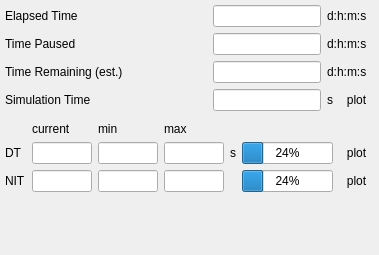
<?xml version="1.0" encoding="UTF-8"?>
<ui version="4.0">
 <class>dashboard</class>
 <widget class="QWidget" name="dashboard">
  <property name="geometry">
   <rect>
    <x>0</x>
    <y>0</y>
    <width>379</width>
    <height>255</height>
   </rect>
  </property>
  <property name="windowTitle">
   <string>Form</string>
  </property>
  <layout class="QGridLayout" name="gridLayout" columnstretch="1,0,0,0">
   <property name="leftMargin">
    <number>5</number>
   </property>
   <property name="topMargin">
    <number>5</number>
   </property>
   <property name="rightMargin">
    <number>5</number>
   </property>
   <property name="bottomMargin">
    <number>0</number>
   </property>
   <item row="0" column="0">
    <widget class="QLabel" name="label_2">
     <property name="text">
      <string>Elapsed Time</string>
     </property>
    </widget>
   </item>
   <item row="2" column="1">
    <widget class="QLineEdit" name="lineedit_remaining_time">
     <property name="sizePolicy">
      <sizepolicy hsizetype="MinimumExpanding" vsizetype="Fixed">
       <horstretch>0</horstretch>
       <verstretch>0</verstretch>
      </sizepolicy>
     </property>
     <property name="readOnly">
      <bool>true</bool>
     </property>
    </widget>
   </item>
   <item row="3" column="2">
    <widget class="QLabel" name="label_7">
     <property name="text">
      <string>s</string>
     </property>
    </widget>
   </item>
   <item row="3" column="3">
    <widget class="QToolButton" name="toolbutton_plot_time">
     <property name="text">
      <string>plot</string>
     </property>
     <property name="autoRaise">
      <bool>true</bool>
     </property>
    </widget>
   </item>
   <item row="0" column="2" colspan="2">
    <widget class="QLabel" name="label_4">
     <property name="text">
      <string>d:h:m:s</string>
     </property>
    </widget>
   </item>
   <item row="8" column="0" colspan="4">
    <widget class="QWidget" name="widget" native="true">
     <layout class="QGridLayout" name="gridLayout_2">
      <property name="leftMargin">
       <number>0</number>
      </property>
      <property name="topMargin">
       <number>5</number>
      </property>
      <property name="rightMargin">
       <number>0</number>
      </property>
      <property name="bottomMargin">
       <number>0</number>
      </property>
      <item row="0" column="2">
       <widget class="QLabel" name="label_11">
        <property name="text">
         <string>min</string>
        </property>
       </widget>
      </item>
      <item row="2" column="3">
       <widget class="QLineEdit" name="lineedit_nit_max"/>
      </item>
      <item row="1" column="0">
       <widget class="QLabel" name="label">
        <property name="text">
         <string>DT</string>
        </property>
       </widget>
      </item>
      <item row="2" column="0">
       <widget class="QLabel" name="label_9">
        <property name="text">
         <string>NIT</string>
        </property>
       </widget>
      </item>
      <item row="1" column="3">
       <widget class="QLineEdit" name="lineedit_dt_max"/>
      </item>
      <item row="2" column="1">
       <widget class="QLineEdit" name="lineedit_nit">
        <property name="readOnly">
         <bool>true</bool>
        </property>
       </widget>
      </item>
      <item row="1" column="1">
       <widget class="QLineEdit" name="lineedit_dt">
        <property name="readOnly">
         <bool>true</bool>
        </property>
       </widget>
      </item>
      <item row="1" column="2">
       <widget class="QLineEdit" name="lineedit_dt_min"/>
      </item>
      <item row="0" column="3">
       <widget class="QLabel" name="label_12">
        <property name="text">
         <string>max</string>
        </property>
       </widget>
      </item>
      <item row="0" column="1">
       <widget class="QLabel" name="label_10">
        <property name="text">
         <string>current</string>
        </property>
       </widget>
      </item>
      <item row="2" column="2">
       <widget class="QLineEdit" name="lineedit_nit_min"/>
      </item>
      <item row="2" column="6">
       <widget class="QToolButton" name="toolbutton_plot_nit">
        <property name="text">
         <string>plot</string>
        </property>
        <property name="autoRaise">
         <bool>true</bool>
        </property>
       </widget>
      </item>
      <item row="1" column="6">
       <widget class="QToolButton" name="toolbutton_plot_dt">
        <property name="text">
         <string>plot</string>
        </property>
        <property name="autoRaise">
         <bool>true</bool>
        </property>
       </widget>
      </item>
      <item row="1" column="4">
       <widget class="QLabel" name="label_8">
        <property name="text">
         <string>s</string>
        </property>
       </widget>
      </item>
      <item row="2" column="5">
       <widget class="QProgressBar" name="progressbar_nit">
        <property name="value">
         <number>24</number>
        </property>
       </widget>
      </item>
      <item row="1" column="5">
       <widget class="QProgressBar" name="progressbar_dt">
        <property name="value">
         <number>24</number>
        </property>
       </widget>
      </item>
     </layout>
    </widget>
   </item>
   <item row="3" column="0">
    <widget class="QLabel" name="label_6">
     <property name="text">
      <string>Simulation Time</string>
     </property>
    </widget>
   </item>
   <item row="3" column="1">
    <widget class="QLineEdit" name="lineedit_time">
     <property name="sizePolicy">
      <sizepolicy hsizetype="MinimumExpanding" vsizetype="Fixed">
       <horstretch>0</horstretch>
       <verstretch>0</verstretch>
      </sizepolicy>
     </property>
     <property name="readOnly">
      <bool>true</bool>
     </property>
    </widget>
   </item>
   <item row="4" column="0">
    <spacer name="verticalSpacer">
     <property name="orientation">
      <enum>Qt::Vertical</enum>
     </property>
     <property name="sizeType">
      <enum>QSizePolicy::Preferred</enum>
     </property>
     <property name="sizeHint" stdset="0">
      <size>
       <width>20</width>
       <height>30</height>
      </size>
     </property>
    </spacer>
   </item>
   <item row="0" column="1">
    <widget class="QLineEdit" name="lineedit_elapsed_time">
     <property name="sizePolicy">
      <sizepolicy hsizetype="MinimumExpanding" vsizetype="Fixed">
       <horstretch>0</horstretch>
       <verstretch>0</verstretch>
      </sizepolicy>
     </property>
     <property name="maximumSize">
      <size>
       <width>16777215</width>
       <height>16777215</height>
      </size>
     </property>
     <property name="readOnly">
      <bool>true</bool>
     </property>
    </widget>
   </item>
   <item row="2" column="0">
    <widget class="QLabel" name="label_3">
     <property name="text">
      <string>Time Remaining (est.)</string>
     </property>
    </widget>
   </item>
   <item row="9" column="0">
    <spacer name="verticalSpacer_2">
     <property name="orientation">
      <enum>Qt::Vertical</enum>
     </property>
     <property name="sizeHint" stdset="0">
      <size>
       <width>20</width>
       <height>100</height>
      </size>
     </property>
    </spacer>
   </item>
   <item row="1" column="0">
    <widget class="QLabel" name="label_paused_time">
     <property name="text">
      <string>Time Paused</string>
     </property>
    </widget>
   </item>
   <item row="1" column="2" colspan="2">
    <widget class="QLabel" name="label_paused_time_units">
     <property name="text">
      <string>d:h:m:s</string>
     </property>
    </widget>
   </item>
   <item row="1" column="1">
    <widget class="QLineEdit" name="lineedit_paused_time">
     <property name="sizePolicy">
      <sizepolicy hsizetype="MinimumExpanding" vsizetype="Fixed">
       <horstretch>0</horstretch>
       <verstretch>0</verstretch>
      </sizepolicy>
     </property>
     <property name="maximumSize">
      <size>
       <width>16777215</width>
       <height>16777215</height>
      </size>
     </property>
     <property name="readOnly">
      <bool>true</bool>
     </property>
    </widget>
   </item>
   <item row="2" column="2" colspan="2">
    <widget class="QLabel" name="label_5">
     <property name="text">
      <string>d:h:m:s</string>
     </property>
    </widget>
   </item>
  </layout>
 </widget>
 <resources/>
 <connections/>
</ui>
